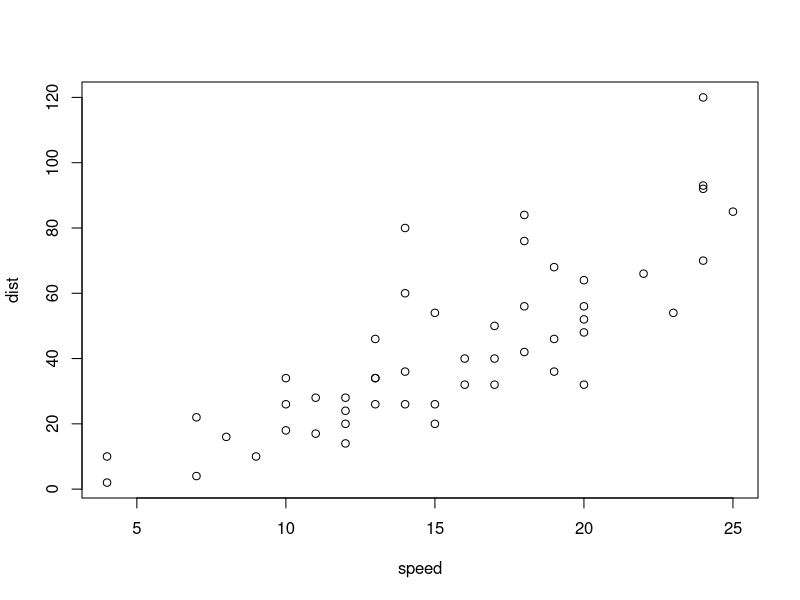
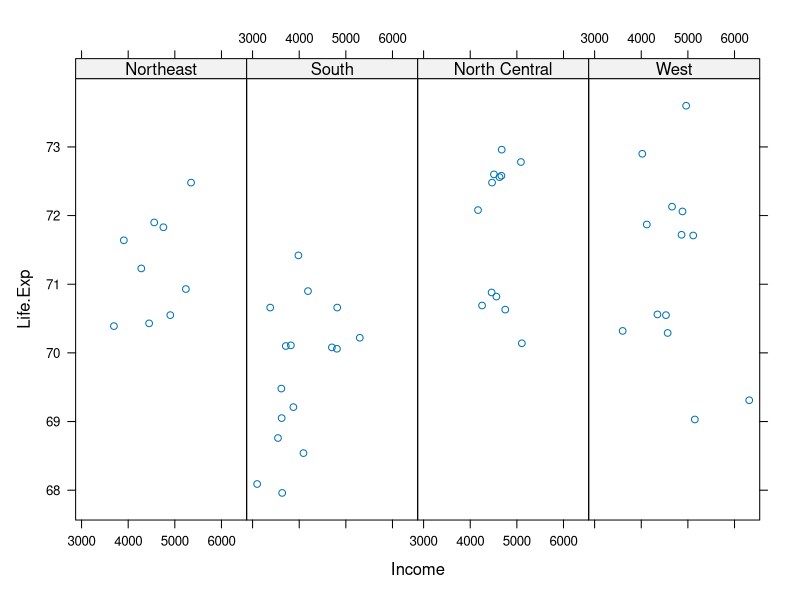
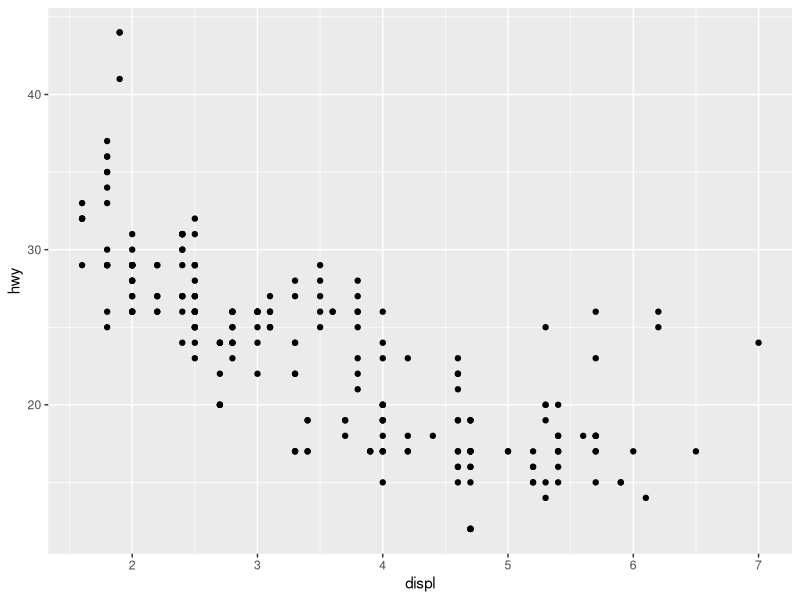
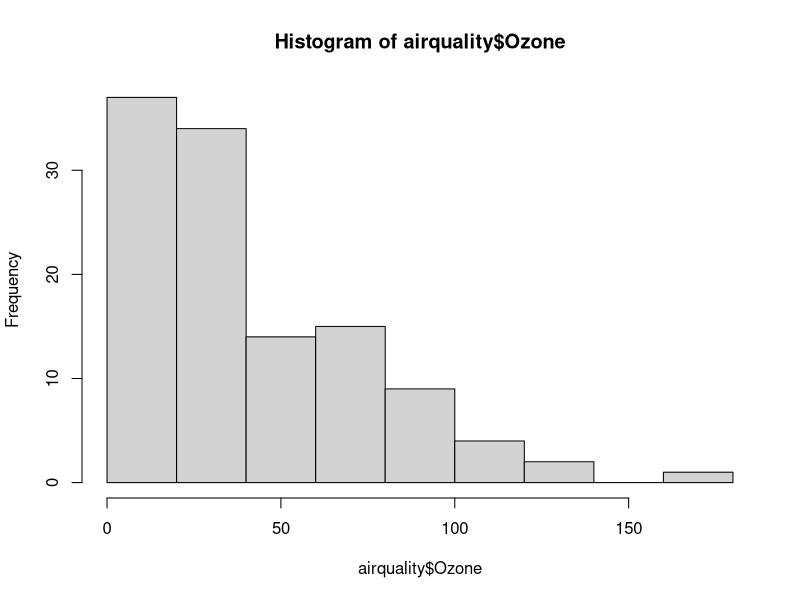
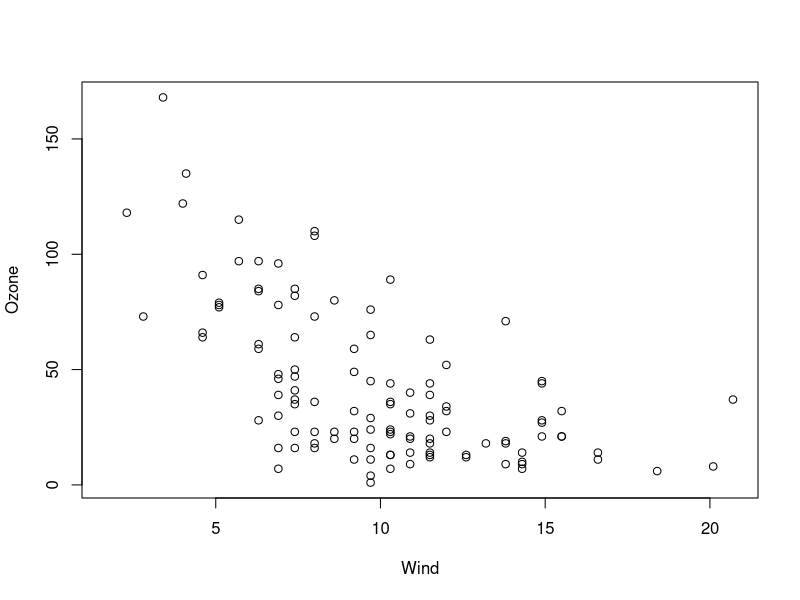
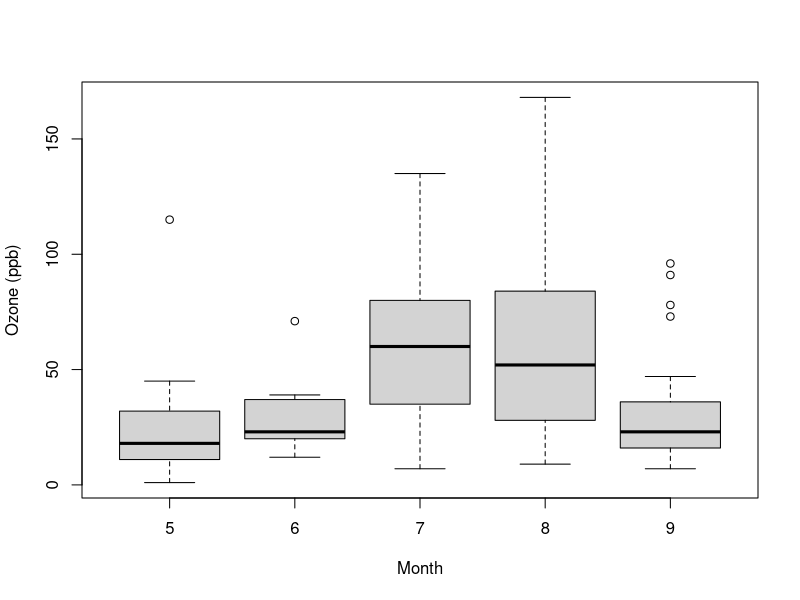
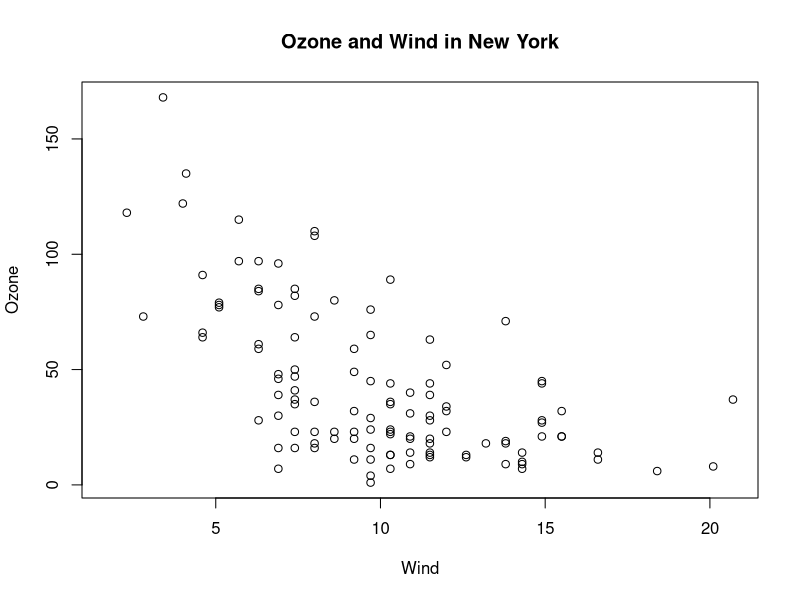
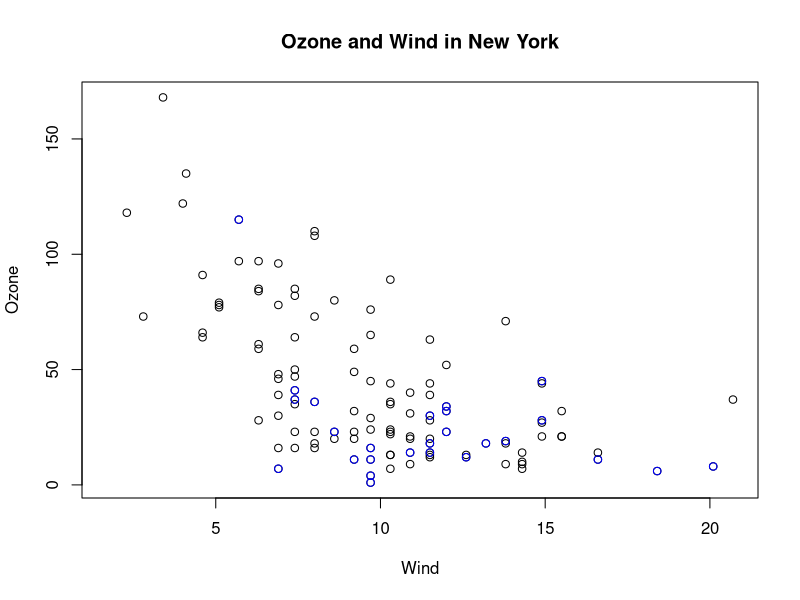

Write R code to recreate these figures, in order.
setwd("C:/Users/Mafer/Documents/R-curso4")

###############BASE PLOTTING
library(datasets)
data(cars)
with(cars, plot(speed, dist))

##################LATTICE PLOT
library(lattice)
state = data.frame(state.x77, region = state.region)
xyplot(Life.Exp ~ Income | region, data = state, layout = c(4,1))

##################GGPLOT2
library(ggplot2)
data(mpg)
qplot(displ, hwy, data = mpg)

################################################################################
#BASE PLOTTING
library(datasets)

#histograma
hist(airquality$Ozone)

#diagrama de dispersión
with(airquality, plot(Wind, Ozone))

#Boxplot
airquality = transform(airquality, Month = factor(Month))
boxplot(Ozone ~ Month, airquality, xlab = "Month", ylab = "Ozone (ppb)")

#par funcion
#es usada para especificar parametros graficos globales

par("lty")
par("col")
par("pch")
par("bg")
par("mar")
par("mfrow")

#BASE PLOT WITH ANNOTATION
library(datasets)
with(airquality, plot(Wind, Ozone))
title(main = "Ozone and Wind in New York") ##Add a title

#OPCION 2
with(airquality, plot(Wind, Ozone, main = "Ozone and Wind in New York"))
with(subset(airquality, Month == 5), points(Wind, Ozone, col = "blue"))

#Opcion 3
with(airquality, plot(Wind, Ozone, main = "Ozone and Wind in New York", type = "n"))
with(subset(airquality, Month == 5), points(Wind, Ozone, col = "blue"))
with(subset(airquality, Month != 5), points(Wind, Ozone, col = "red"))
legend("topright", pch = 1, col = c("blue", "red"), legend = c("May", "Other Months"))

#BASE PLOT WITH REGRESSION LINE
with(airquality, plot(Wind, Ozone, main = "Ozone and Wind in New York", pch = 20))
model = lm(Ozone ~ Wind, airquality)
abline(model, lwd = 2)

###MULTIPLE BASE PLOTS
#OPCION 1
par(mfrow = c(1, 2))
with(airquality,{plot(Wind, Ozone, main = "Ozone and Wind ") 
     plot(Solar.R, Ozone, main = "Ozone and Solar Radiation")})

#OPCION 2
par(mfrow = c(1, 3), mar = c(4,4,2,1), oma = c(0,0,2,0))
with(airquality,{plot(Wind, Ozone, main = "Ozone and Wind ") 
  plot(Solar.R, Ozone, main = "Ozone and Solar Radiation")
  plot(Temp, Ozone, main = "Ozone and Temperature")
  mtext("Ozone and Weather in New York City", outer = TRUE)})

#Base Plotting Demostration
x = rnorm(100)
hist(x)
y = rnorm(100)
z = rnorm(100)
plot(x, z)
plot(x,y)
par(mar = c(4,4,2,2))
plot(x, y)
plot(x, y, pch = 20)
plot(x, y, pch = 19)
#example(points) #para saber que tipos de simbolos hay para graficar. 
title("Scatterplot")
text(-2, -2, "label")
legend("topleft", legend = "Data")
legend("topleft", legend = "Data", pch = 20)
fit = lm(y  ~ x)
abline(fit)
abline(fit, lwd = 3)
abline(fit, lwd = 3, col = "blue")
plot(x, y , lwd = 3, xlab = "Weight", ylab = "Height", 
       main = "Scatterplot", pch = 20)
legend("topright", legend = "Data", pch = 20)
fit = lm(y  ~ x)
abline(fit, lwd = 3, col = "red")
z = rpois(100, 2)
par(mfrow = c(2,1))
plot(x, y, pch = 20)
plot(x, z, pch = 19)
par("mar")

par(mar = c(2,2,1,1))
plot(x, y, pch = 20)
plot(x, z, pch = 20)

par(mfrow = c(1,2))
par(mar = c(4,4,2,2))
plot(x, y, pch = 20)
plot(x, z, pch = 20)

par(mfrow = c(2,2))
plot(x, y, pch = 20)
plot(x, z, pch = 20)
plot(z, x, pch = 20)
plot(y, x, pch = 20)

par(mfcol = c(2,2))
plot(x, y, pch = 20)
plot(x, z, pch = 20)
plot(z, x, pch = 20)
plot(y, x, pch = 20)

par(mfrow = c(1,1))
x = rnorm(100)
y = x + rnorm(100)
g = gl(2, 50)
g = gl(2, 50, labels = c("Male", "Female"))
plot(x, y, type = "n")
points(x[g == "Male"], y[g == "Male"], col = "green")
points(x[g == "Female"], y[g == "Female"], col = "blue", pch = 19)

#####################################################################
#Graphics Devices in R
library(datasets)
with(faithful, plot(eruptions, waiting))
title(main = "Old Faithful Geyser data")

#PDF
pdf(file = "myplot.pdf") #crea un archivo pdf
with(faithful, plot(eruptions, waiting))
title(main = "Old Faithful Geyser data")
dev.off() #cierra el archivo pdf y ya con el plot

#####Copying Plots
library(datasets)
with(faithful, plot(eruptions, waiting))
title(main = "Old Faithful Geyser data")
dev.copy(png, file = "geyserplot.png") #copia la grafica en un archivo png
dev.off() #cerrar el dispositivo png

